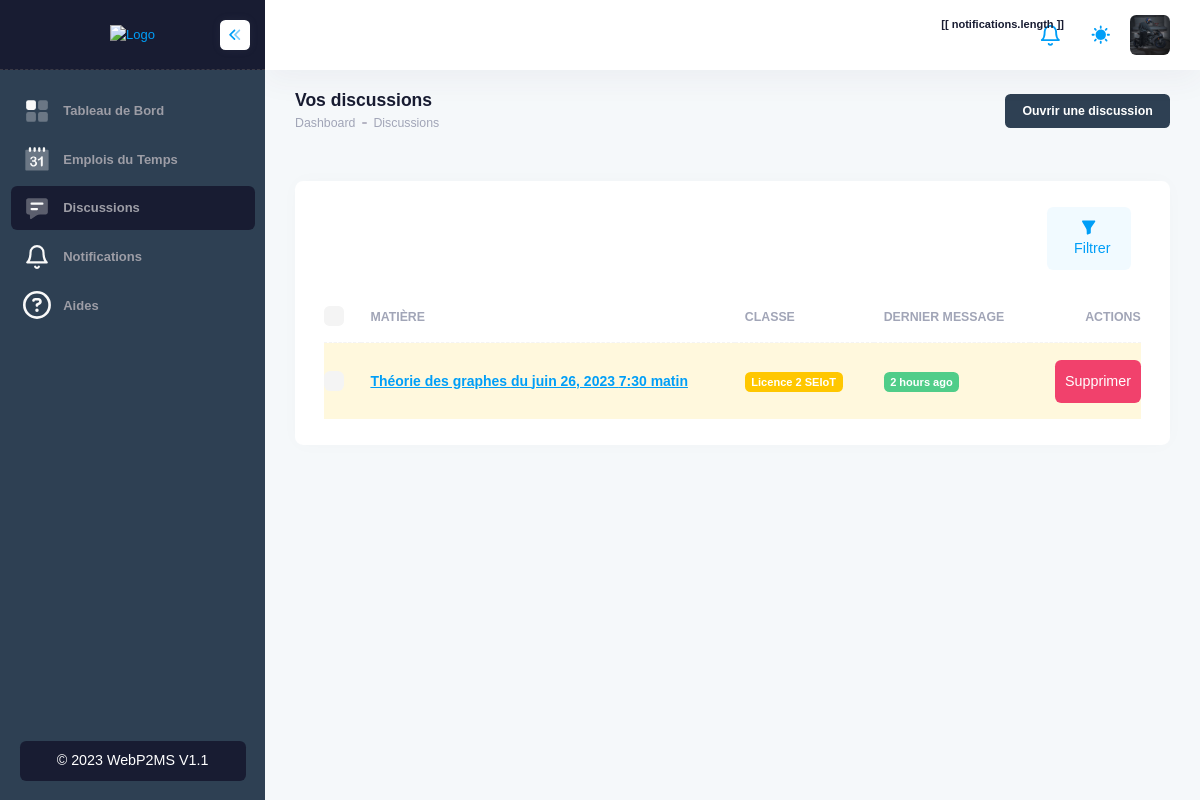
Before: /discussions (signed in) with the older database file.
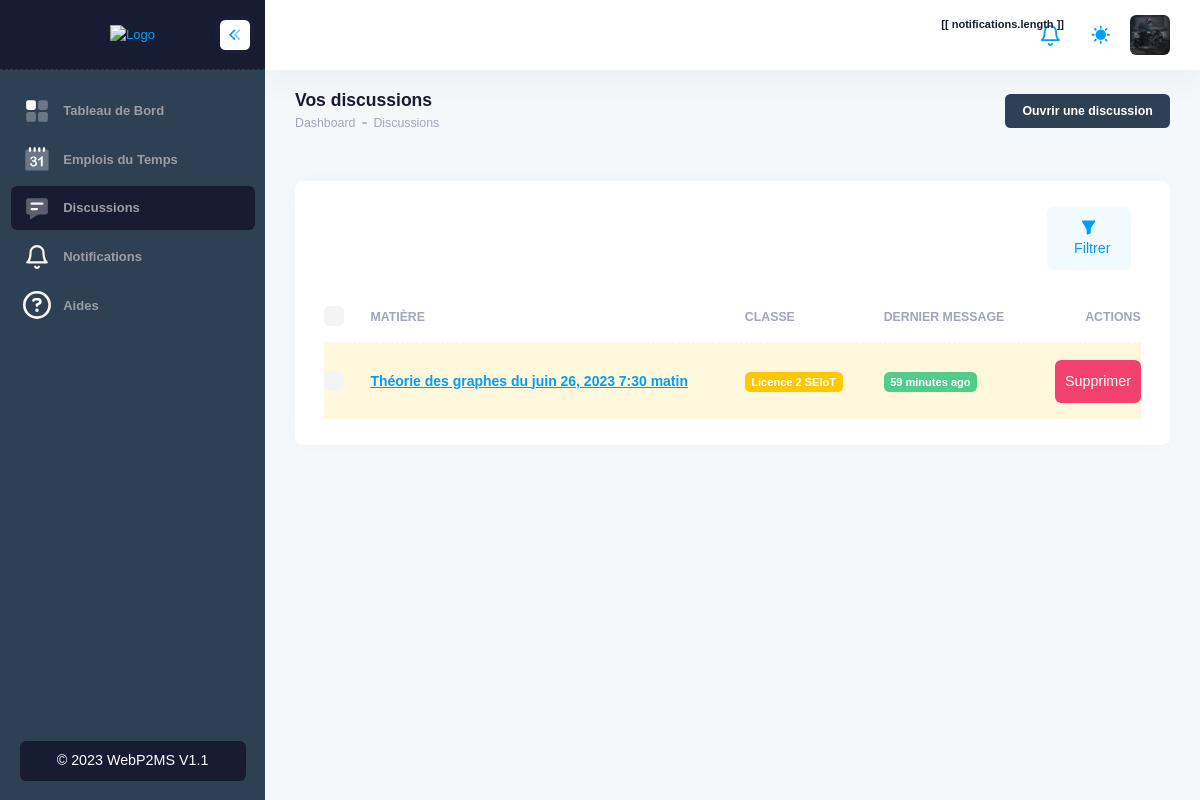
After: the same page with the newer database file.
### App/models.py (models this page shows, shortened)
class Chat(models.Model):
    timetable = models.ForeignKey(
        Timetable, on_delete=models.CASCADE, related_name='chats')
    user = models.ForeignKey(
        MyUser, on_delete=models.CASCADE, related_name='chats')
    message = models.CharField(max_length=255)
    is_opened = models.BooleanField(default=False, blank=True)
    created_at = models.DateTimeField(auto_now_add=True)
    class Meta:
        ordering = ['-created_at']

class Timetable(models.Model):
    teacher = models.ForeignKey(MyUser, on_delete=models.SET_NULL, null=True)
    subject = models.ForeignKey(Subject, on_delete=models.SET_NULL, null=True)
    classroom = models.ForeignKey(
        Classroom, on_delete=models.SET_NULL, null=True)
    start_date = models.DateField(null=True)
    end_date = models.DateField(null=True)
    start_time = models.TimeField(null=True)
    end_time = models.TimeField(null=True)
    updated_at = models.DateTimeField(auto_now_add=True)
    created_at = models.DateTimeField(auto_now_add=True)

class Subject(models.Model):
    slug = models.CharField(max_length=200)
    code = models.CharField(max_length=200, null=True, blank=True)
    total_time = models.IntegerField()
    level = models.ForeignKey(Level, on_delete=models.SET_NULL, null=True)
    desc = models.TextField(null=True, blank=True)
    bgColor = models.CharField(max_length=255, null=True, blank=True)
    created_by = models.ForeignKey(
        MyUser, on_delete=models.SET_NULL, null=True)
    updated_at = models.DateTimeField(auto_now_add=True)
    created_at = models.DateTimeField(auto_now_add=True)

### Auth/models.py (models this page shows, shortened)
class Level(models.Model):
    slug = models.CharField(max_length=100)
    total_students = models.IntegerField(default=200)
    updated_at = models.DateTimeField(auto_now_add=True)
    created_at = models.DateTimeField(auto_now_add=True)

### App/chats.py (the view)
    def check_user(request, *args, **kwargs):
        if not request.user.is_authenticated or (not request.user.is_superuser and not request.user.is_staff and not request.user.is_teacher):
            return redirect('shedules')
        return view_func(request, *args, **kwargs)

### App/chats.py (called while the page is built)
def superuser_or_staff_or_teacher_required(view_func):
    def check_user(request, *args, **kwargs):
        if not request.user.is_authenticated or (not request.user.is_superuser and not request.user.is_staff and not request.user.is_teacher):
            return redirect('shedules')
        return view_func(request, *args, **kwargs)
    return check_user

def correct_shedule(request):
    if request.user.is_teacher:
        shedules = Timetable.objects.filter(teacher_id=request.user.id)
    else:
        shedules = Timetable.objects.all()
    return shedules

@login_required
@superuser_or_staff_or_teacher_required
def chats(request):
    shedules = correct_shedule(request)
    chats = [shedule.chats.last() for shedule in shedules]
    context = {
        'shedules': shedules,
        'chats': chats,
        'levels': Level.objects.all(),
    }
    return render(request, 'app/chats.html', context)

### template/app/chats.html (shortened to what the changed rows need)
{% extends 'base/base.html' %}
{% load humanize %}
{% block 'main' %}
<div class="d-flex flex-column flex-column-fluid">
    <div id="kt_app_toolbar" class="app-toolbar py-3 py-lg-6">
        <div id="kt_app_toolbar_container" class="app-container container-xxl d-flex flex-stack">
            <div class="page-title d-flex flex-column justify-content-center flex-wrap me-3">
                <h1 class="page-heading d-flex text-dark fw-bold fs-3 flex-column justify-content-center my-0">
                    Vos discussions
                </h1>
            </div>
        </div>
    </div>
    <div id="kt_app_content" class="app-content flex-column-fluid">
        <div id="kt_app_content_container" class="app-container container-xxl">
            <div class="card card-flush mt-6 mt-xl-9">
                <div class="card-body py-4">
                    <table class="table align-middle table-row-dashed fs-6 gy-5" id="kt_table_users" data-desc="chats">
                        <thead>
                            <tr class="text-start text-muted fw-bold fs-7 text-uppercase gs-0">
                                <th class="w-10px pe-2">
                                    <div class="form-check form-check-sm form-check-custom form-check-solid me-3">
                                        <input class="form-check-input form-check-action" type="checkbox"
                                            data-kt-check="true"
                                            data-kt-check-target="#kt_table_users .form-check-action" value="1" />
                                    </div>
                                </th>
                                <th class="min-w-125px">Matière</th>
                                <th class="min-w-125px">Classe</th>
                                <th class="min-w-125px">Dernier Message</th>
                                <th class="text-end min-w-100px">Actions</th>
                            </tr>
                        </thead>
                        <tbody class="text-gray-600 fw-semibold">
                            {% for chat in chats %}
                            {% if chat %}
                            <tr class="{% if not chat.is_opened %} bg-light-warning {% endif %}" data-user-id="{{ chat.id }}"
                                data-route="{% url 'ajax.user.delete' %}" data-model="chats"
                                data-name="{{ chat.timetable.subject.slug }}">
                                <td>
                                    <div class="form-check form-check-sm form-check-custom form-check-solid">
                                        <input class="form-check-input form-check-action" type="checkbox" value="1" />
                                    </div>
                                </td>
                                <td class="align-items-center">
                                    <a href="{% url 'chats.details' chat.timetable.id %}" class="fw-bold text-decoration-underline">
                                        {{ chat.timetable.subject.slug }} du
                                        {{ chat.timetable.start_date }} {{ chat.timetable.start_time }}
                                    </a>
                                </td>
                                <td class="align-items-center">
                                    <div class="badge badge-warning fw-bold">
                                        {{ chat.timetable.subject.level.slug }}
                                    </div>
                                </td>
                                <td class="align-items-center">
                                    <div class="badge badge-success fw-bold">
                                        {{ chat.created_at|naturaltime }}
                                    </div>
                                </td>
                                <td class="text-end">
                                    <a href="#" class="btn btn-danger px-3"
                                        data-kt-users-table-filter="delete_row">Supprimer</a>
                                </td>
                            </tr>
                            {% endif %}
                            {% endfor %}
                        </tbody>
                    </table>
                </div>
            </div>
        </div>
    </div>
</div>
{% endblock %}

Changed rows visible on the page:
changed Chat "Théorie des graphes": created_at "2 hours ago" → "59 minutes ago"
